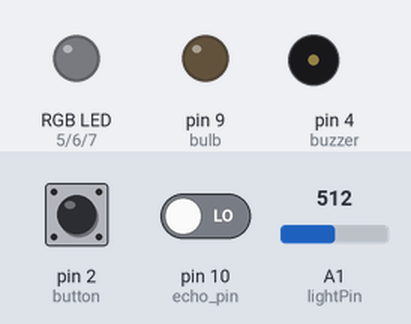
The sketch below on a simulated Arduino Uno, built with avr-gcc and run on an emulated ATmega328P. Shown: an RGB LED mixed from three pins (HIGH = lit), output pins drawn as LEDs (lit = HIGH), buzzer (waves = sounding, pin HIGH). The test bench sets the inputs (shaded band); at power-on: A1 (lightPin) = 512, pin 2 (button) LOW, pin 10 (echo_pin) LOW. Pins used as bus, display or sensor lines are not drawn.

Above: at 1.2 s.
1.3 s: A1 (lightPin) set to 499
At 4.6 s:
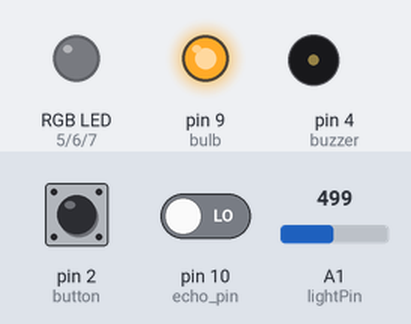
4.9 s: A1 (lightPin) set to 511
At 7.9 s:
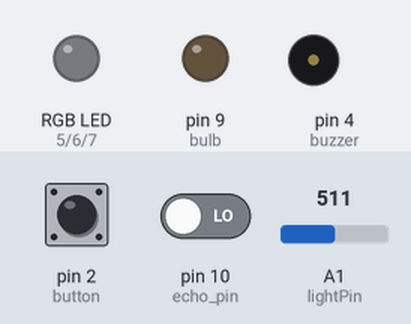
8.2 s: A1 (lightPin) set to 306
At 10.9 s:
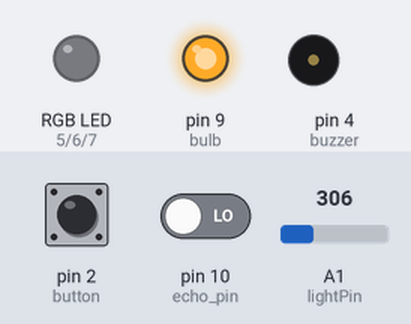
Timing chart, 0 to 12.4 s (numbered marks = the images above; inputs shaded):
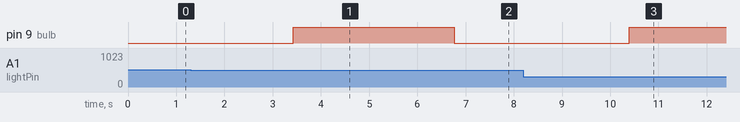

Measured:
- the behaviour switches between 511 and 510 on A1 (lightPin) (found by bisection; images 0 and 1)
- after the input at 1.3 s, pin 9 (bulb): LOW → HIGH after 2.1 s
- after the input at 4.9 s, pin 9 (bulb): HIGH → LOW after 1.9 s
- after the input at 8.2 s, pin 9 (bulb): LOW → HIGH after 2.2 s

The sketch:

Code1.ino
```cpp
// NAME: AARSH PARIMAL PATEL
// STUDENT ID: 200520260
// DATE: 16/08/2022
// FINAL PROJECT: SMART DOOR WITH SMART LIGHT

// ***This is the continuation of the smart door system project. The smart light will turn on when a person comes near the door.
// However, the light will only turn ON when it's dawn or night time. It also has a doorbell for the door with lights.***

// adding components for our smart light.
#define NOTE_DS4 311
#define NOTE_B3 247

// adding variables.
int button = 2;                    // The button is connected to pin 2 of the Arduino.
int buzzer = 4;                    // The buzzer is connected to pin 4 of the Arduino.
int bulb = 9;                      // The bulb is connected to pin 9 of the Arduino.
int red = 5;                       // The red rgb is connected to pin 5 of the Arduino.
int green = 6;                     // The green rgb is connected to pin 6 of the Arduino.
int blue = 7;                      // The blue rgb is connected to pin 7 of the Arduino.
int lightPin = A1;                 // The light sensor is plugged into pin A1 of the Arduino.
int data = 0;                      // for our photoresistor
int dark = 75;                     // variable for photoresistor value
int distance;                      // for our ultrasonic sensor
int notes[] = {NOTE_DS4, NOTE_B3}; // notes for our buzzer
int duration[] = {150};            // duration for our buzzer
int trigger_pin = 12;              // The triggerpin of ultrasonic sensor is connnected to pin 12 of Arduino.
int echo_pin = 10;                 // The echopin of ultrasonic sensor is connnected to pin 12 of Arduino.
int time;                          // for our ultrasonic sensor

void setup()

{
    // setting up our components to function.
    pinMode(button, INPUT);
    pinMode(buzzer, OUTPUT);
    pinMode(bulb, OUTPUT);
    pinMode(trigger_pin, OUTPUT);
    pinMode(echo_pin, INPUT);
    pinMode(red, OUTPUT);
    pinMode(green, OUTPUT);
    pinMode(blue, OUTPUT);
}

void loop()

{ // The loop function runs forever.

    data = analogRead(lightPin);      // Read the value from the light sensor and store it in the lightData variable.
    data = map(data, 6, 679, 0, 100); // mapping the values to new values.
    digitalWrite(trigger_pin, HIGH);
    delay(10);
    digitalWrite(trigger_pin, LOW);
    time = pulseIn(echo_pin, HIGH);
    distance = (time * 0.034) / 2;

    // adding if statements
    if (data < dark && distance <= 180)

    {

        digitalWrite(bulb, HIGH); // bulb ON
    }

    else

    {
        digitalWrite(bulb, LOW); // bulb OFF
        delay(100);
    }

    if (digitalRead(button) == HIGH)

    {

        analogWrite(red, 255); // display RED
        analogWrite(green, 0);
        analogWrite(blue, 0);
        delay(50);
        analogWrite(red, 0);
        analogWrite(green, 255); // display GREEN
        analogWrite(blue, 0);
        delay(50);
        analogWrite(red, 0);
        analogWrite(green, 0);
        analogWrite(blue, 255); // display BLUE
        delay(50);
        tone(buzzer, NOTE_DS4, 311); // buzzer ON
        delay(120);
        tone(buzzer, NOTE_B3, 247);
        delay(120);
    }

    else

    {
        digitalWrite(buzzer, LOW); // buzzer OFF
        analogWrite(red, 0);
        analogWrite(green, 0);
        analogWrite(blue, 0); // all RGBs OFF
        delay(100);

    } // end of if statements

} // end of loop

// end of code for smart light.
```
